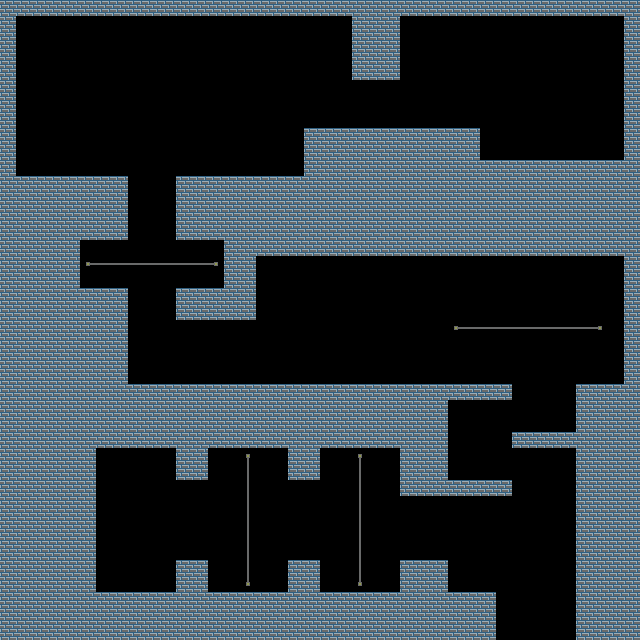

This game map was drawn from its Tiled (.tmx) file and the tilesets committed beside it. A one-line description and the trimmed map source follow:
An orthogonal 40x40 tile map with 16x16 px tiles, 2 tile layers (tileLayer, nonCollision) and 56 objects (24x block, 15x spike, 6x water, 4x circlesaw, 2x redlaserend, ...).

<map version="1.0" orientation="orthogonal" renderorder="right-down" width="40" height="40" tilewidth="16" tileheight="16" nextobjectid="66">
 <tileset firstgid="1" name="tiles" tilewidth="16" tileheight="16" tilecount="7" columns="7">
  <image source="../images/tiles.png" width="112" height="16" />
 </tileset>
 <layer name="tileLayer" width="40" height="40">
  <properties>
   <property name="collide" type="bool" value="true" />
   <property name="tileset" value="tiles" />
  </properties>
  <data>[1600 cells, 739 non-empty, 1 distinct tile ids]</data>
 </layer>
 <layer name="nonCollision" width="40" height="40">
  <properties>
   <property name="collide" type="bool" value="false" />
   <property name="tileset" value="tiles" />
  </properties>
  <data>[1600 cells, 37 non-empty, 6 distinct tile ids]</data>
 </layer>
 <objectgroup name="objects">
  <object id="1" name="player" x="592" y="139" width="16" height="9" />
  <object id="30" name="startpipe" x="592" y="148" width="16" height="11" />
  <object id="32" name="endpipe" x="128" y="581" width="16" height="11" />
  <object id="33" name="redlaserend" x="368" y="80" width="16" height="16">
   <properties>
    <property name="rotation" type="int" value="180" />
   </properties>
  </object>
  <object id="34" name="redlaserend" x="368" y="112" width="16" height="16">
   <properties>
    <property name="rotation" type="int" value="0" />
   </properties>
  </object>
  <object id="35" name="redlasermiddle" x="368" y="96" width="16" height="16">
   <properties>
    <property name="rotation" type="int" value="180" />
   </properties>
  </object>
  <object id="36" name="redbutton" x="448" y="112" width="16" height="16" />
 </objectgroup>
 <objectgroup color="#c44f06" name="hazards">
  <object id="3" name="water" x="496" y="624" width="16" height="16" />
  <object id="4" name="water" x="496" y="624" width="16" height="16" />
  <object id="7" name="water" x="512" y="624" width="16" height="16" />
  <object id="8" name="water" x="528" y="624" width="16" height="16" />
  <object id="9" name="water" x="544" y="624" width="16" height="16" />
  <object id="10" name="water" x="560" y="624" width="16" height="16" />
  <object id="13" name="spike" x="288" y="160" width="16" height="16">
   <properties>
    <property name="rotation" type="int" value="0" />
   </properties>
  </object>
  <object id="14" name="spike" x="288" y="256" width="16" height="16">
   <properties>
    <property name="rotation" type="int" value="180" />
   </properties>
  </object>
  <object id="15" name="spike" x="272" y="256" width="16" height="16">
   <properties>
    <property name="rotation" type="int" value="180" />
   </properties>
  </object>
  <object id="16" name="spike" x="256" y="256" width="16" height="16">
   <properties>
    <property name="rotation" type="int" value="180" />
   </properties>
  </object>
  <object id="17" name="spike" x="272" y="160" width="16" height="16">
   <properties>
    <property name="rotation" type="int" value="0" />
   </properties>
  </object>
  <object id="18" name="spike" x="16" y="160" width="16" height="16">
   <properties>
    <property name="rotation" type="int" value="90" />
   </properties>
  </object>
  <object id="20" name="circlesaw" x="144" y="256" width="16" height="16">
   <properties>
    <property name="horizontal" type="bool" value="true" />
    <property name="maxX" type="int" value="13" />
    <property name="maxY" type="int" value="16" />
    <property name="minX" type="int" value="5" />
    <property name="minY" type="int" value="16" />
    <property name="startDirection" value="RIGHT" />
   </properties>
  </object>
  <object id="54" name="circlesaw" x="480" y="320" width="16" height="16">
   <properties>
    <property name="horizontal" type="bool" value="true" />
    <property name="maxX" type="int" value="37" />
    <property name="maxY" type="int" value="20" />
    <property name="minX" type="int" value="28" />
    <property name="minY" type="int" value="20" />
    <property name="startDirection" value="RIGHT" />
   </properties>
  </object>
  <object id="55" name="circlesaw" x="352" y="464" width="16" height="16">
   <properties>
    <property name="horizontal" type="bool" value="false" />
    <property name="maxX" type="int" value="22" />
    <property name="maxY" type="int" value="36" />
    <property name="minX" type="int" value="22" />
    <property name="minY" type="int" value="28" />
    <property name="startDirection" value="DOWN" />
   </properties>
  </object>
  <object id="56" name="circlesaw" x="240" y="560" width="16" height="16">
   <properties>
    <property name="horizontal" type="bool" value="false" />
    <property name="maxX" type="int" value="15" />
    <property name="maxY" type="int" value="36" />
    <property name="minX" type="int" value="15" />
    <property name="minY" type="int" value="28" />
    <property name="startDirection" value="UP" />
   </properties>
  </object>
  <object id="57" name="spike" x="16" y="144" width="16" height="16">
   <properties>
    <property name="rotation" type="int" value="90" />
   </properties>
  </object>
  <object id="58" name="spike" x="16" y="128" width="16" height="16">
   <properties>
    <property name="rotation" type="int" value="90" />
   </properties>
  </object>
  <object id="59" name="spike" x="16" y="112" width="16" height="16">
   <properties>
    <property name="rotation" type="int" value="90" />
   </properties>
  </object>
  <object id="60" name="spike" x="16" y="96" width="16" height="16">
   <properties>
    <property name="rotation" type="int" value="90" />
   </properties>
  </object>
  <object id="61" name="spike" x="16" y="80" width="16" height="16">
   <properties>
    <property name="rotation" type="int" value="90" />
   </properties>
  </object>
  <object id="62" name="spike" x="16" y="64" width="16" height="16">
   <properties>
    <property name="rotation" type="int" value="90" />
   </properties>
  </object>
  <object id="63" name="spike" x="16" y="48" width="16" height="16">
   <properties>
    <property name="rotation" type="int" value="90" />
   </properties>
  </object>
  <object id="64" name="spike" x="16" y="32" width="16" height="16">
   <properties>
    <property name="rotation" type="int" value="90" />
   </properties>
  </object>
  <object id="65" name="spike" x="16" y="16" width="16" height="16">
   <properties>
    <property name="rotation" type="int" value="90" />
   </properties>
  </object>
 </objectgroup>
 <objectgroup color="#166bc4" name="breakables">
  <object id="21" name="block" x="544" y="416" width="16" height="16" />
  <object id="23" name="block" x="560" y="416" width="16" height="16" />
  <object id="24" name="block" x="560" y="400" width="16" height="16" />
  <object id="25" name="block" x="544" y="400" width="16" height="16" />
  <object id="26" name="block" x="560" y="384" width="16" height="16" />
  <object id="27" name="block" x="544" y="384" width="16" height="16" />
  <object id="28" name="block" x="512" y="384" width="16" height="16" />
  <object id="29" name="block" x="528" y="384" width="16" height="16" />
  <object id="38" name="block" x="528" y="400" width="16" height="16" />
  <object id="39" name="block" x="512" y="400" width="16" height="16" />
  <object id="40" name="block" x="528" y="416" width="16" height="16" />
  <object id="41" name="block" x="512" y="416" width="16" height="16" />
  <object id="42" name="block" x="496" y="432" width="16" height="16" />
  <object id="43" name="block" x="480" y="432" width="16" height="16" />
  <object id="44" name="block" x="464" y="432" width="16" height="16" />
  <object id="45" name="block" x="448" y="432" width="16" height="16" />
  <object id="46" name="block" x="448" y="448" width="16" height="16" />
  <object id="47" name="block" x="464" y="448" width="16" height="16" />
  </objectgroup>
</map>
<!-- 6 of 56 objects omitted -->